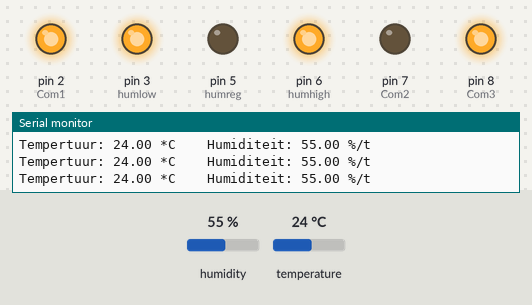
Recording of a sketch running on a simulated Arduino Uno, built with avr-gcc and run on an emulated ATmega328P. Parts: output pins drawn as LEDs (lit = HIGH), the last lines printed to the serial monitor. Inputs (shaded band) come from the test bench; at power-on: humidity 55 %, temperature 24 °C.

Above: at 2.8 s.
2.9 s: humidity set to 52 %
9.0 s: humidity set to 48 %
At 11.5 s:
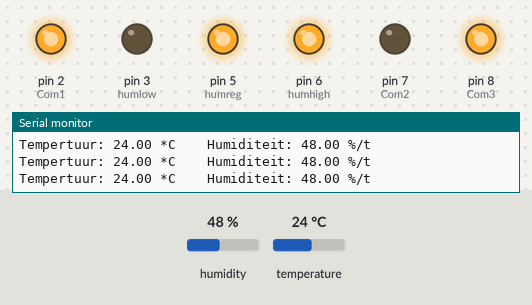
11.8 s: temperature set to 37 °C
17.9 s: temperature set to 40 °C
At 19.4 s:
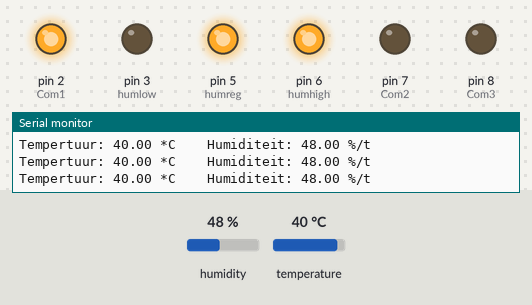
20.7 s: humidity set to 68 %
At 23.9 s:
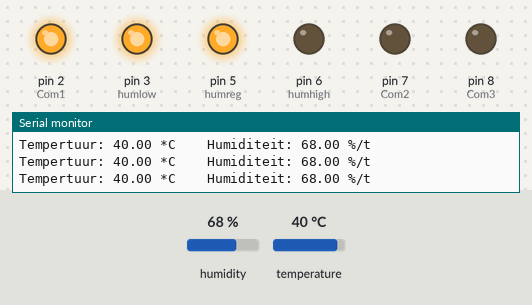
24.2 s: temperature set to 12 °C
At 25.6 s:
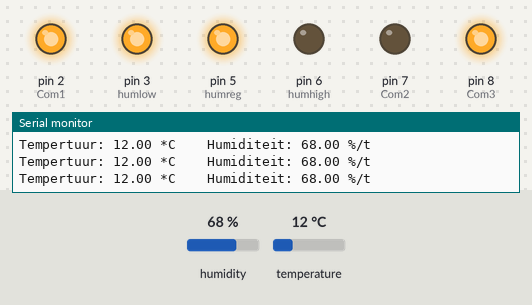
Timing chart, 0 to 27.2 s (numbered marks = the images above; inputs shaded):
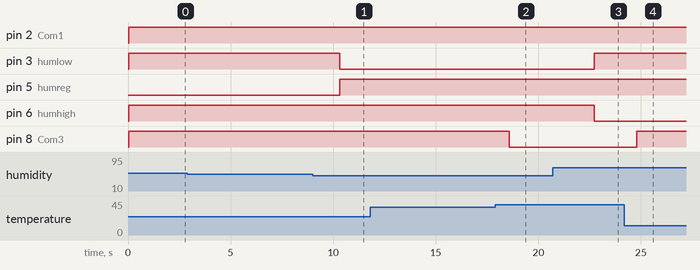

The sketch:

Broeikas.ino
```cpp
#include <DHT.h>

int Com1= 2;  //afkoel fan
int humlow= 3;
int humreg= 5;
int humhigh= 6;
int Com2= 7;  //sirkulasie fan
int Com3= 8;  //lig
int i= 2;

#include "DHT.h"
#define DHTPIN 4     // sensor pin
#define DHTTYPE DHT11   // DHT 11
DHT dht(DHTPIN, DHTTYPE);

void setup()
{
    Serial.begin(9600);
    dht.begin();

}

void loop()
{

  float h = dht.readHumidity();
  float temp = dht.readTemperature(); //kry temperatuur

 /* Serial.print("#S|TEMPHUMI|[");
  Serial.print("  Tempertuur");  //om te sien wat die lesing is
  Serial.print(temp);
  Serial.print(" *C    ");
  Serial.print("Humiditeit: ");
  Serial.print(h);  //om te sien wat die lesing is
  Serial.print(" %/t    ");
  Serial.println("]#");  // hierdie is die code wat ek hardloop om die data vanaf die temp en humiditeid sensor
  te log in i text file deur gobetwino...
*/

  Serial.print("Tempertuur: ");  //om te sien wat die temp lesing is
  Serial.print(temp);
  Serial.print(" *C    ");
  Serial.print("Humiditeit: ");
  Serial.print(h);  //om te sien wat die humi lesing is
  Serial.print(" %/t    ");
  Serial.println();


  Light();
  Humid();
  pinMode(Com1,OUTPUT);  //afkoel fan
  pinMode(Com2,OUTPUT);  //sirkulasie fan
  pinMode(Com3,OUTPUT);  //lig
  pinMode(humlow,OUTPUT);  //led blou
  pinMode(humreg,OUTPUT);  //led wit
  pinMode(humhigh,OUTPUT);  //led rooi
}

void Light()
{
  float h = dht.readHumidity();  // kry humi en stoor as h
  float temp = dht.readTemperature(); //kry temperatuur en stoor as temp


  if (i=2)
  {
    digitalWrite(Com1, HIGH); //altyd aan vir sirkulasie
  }

  if (temp < 37)
  {
    digitalWrite(Com3, HIGH);  //lig aan
    //digitalWrite(Com1, LOW);  //afkoel fan af
  }
  else if(temp > 38) {
    digitalWrite(Com3, LOW);  //lig af
 }
}
//  else if (temp > 39)
//    digitalWrite(Com1, HIGH);  //afkoel fan aan
//  }


void Humid() {

  float h = dht.readHumidity();  // hierdie is om met die drie led's die relatiewe humi aan te dui.

  if (h < 50)
  {
    digitalWrite(humlow,LOW);
    digitalWrite(humreg,HIGH);
    digitalWrite(humhigh,HIGH);
  }
  else if (h < 60)
  {
    digitalWrite(humlow,HIGH);
    digitalWrite(humreg,LOW);
    digitalWrite(humhigh,HIGH);
  }
else if (h > 60)
{
  digitalWrite(humlow,HIGH);
  digitalWrite(humreg,HIGH);
  digitalWrite(humhigh,LOW);
}
}
```

Measured:
- the behaviour switches between 50 and 49 % on humidity (found by bisection; images 0 and 1)
- the behaviour switches between 38 and 39 °C on temperature (found by bisection; images 1 and 2)
- after the input at 9.0 s, pin 3 (humlow): HIGH → LOW after 1.3 s; pin 5 (humreg): LOW → HIGH after 1.3 s
- after the input at 17.9 s, pin 8 (Com3): HIGH → LOW after 0.70 s
- after the input at 20.7 s, pin 3 (humlow): LOW → HIGH after 2.0 s; pin 6 (humhigh): HIGH → LOW after 2.0 s
- after the input at 24.2 s, pin 8 (Com3): LOW → HIGH after 0.60 s
